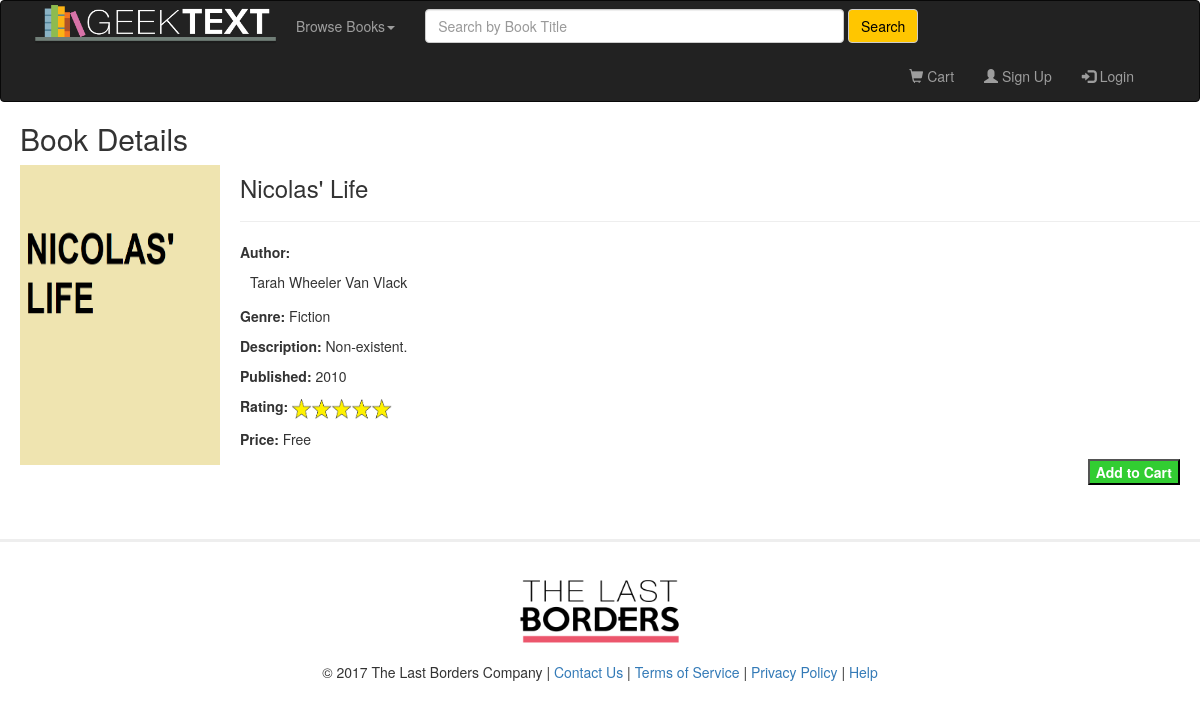
The page /book_details.php?bookid=2 on the database as committed earlier.
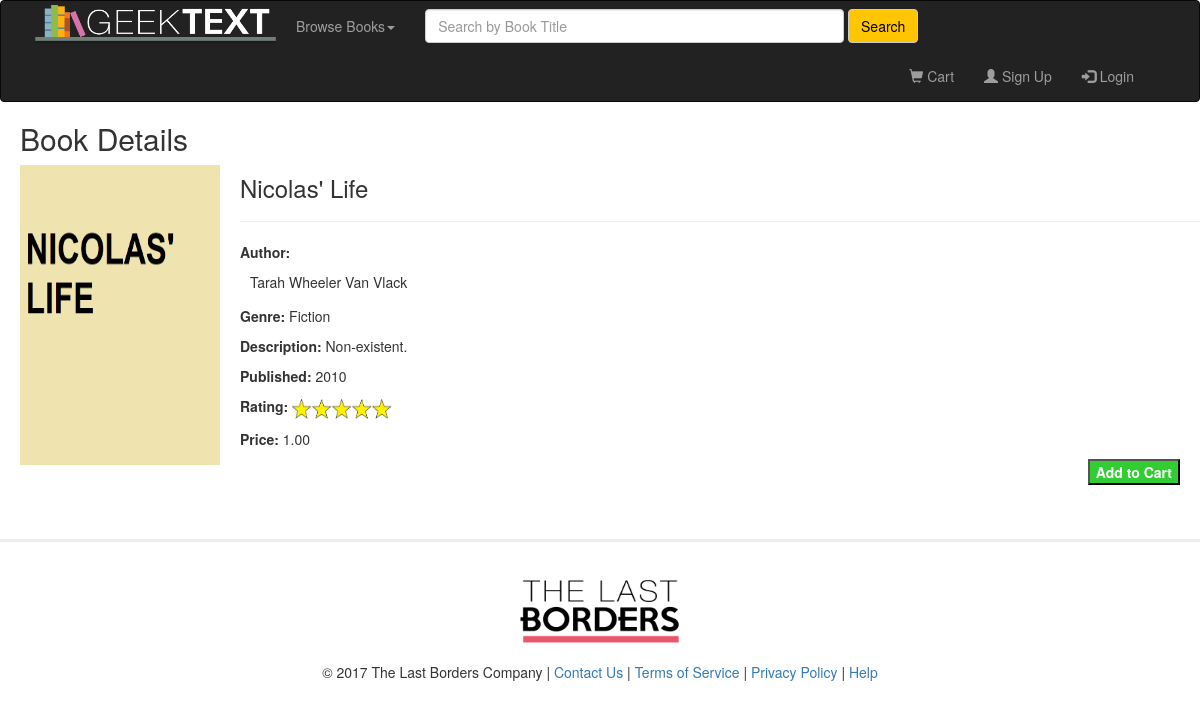
The same page on the database as committed later.
### tables this page shows
CREATE TABLE `books` (
  `id` int(11) NOT NULL,
  `title` varchar(50) NOT NULL,
  `description` varchar(750) NOT NULL,
  `genre` varchar(15) NOT NULL,
  `rating` float NOT NULL,
  `price` varchar(6) NOT NULL,
  `published_year` varchar(4) NOT NULL,
  `author` varchar(30) NOT NULL
);

### book_details.php (the view, shortened to what this page needs)
<html lang="en">
<head>
</head>
<body>
<?php
	include("header.php");
	$link = mysqli_connect("localhost", "root", "", "geek_text");
	$id = mysqli_real_escape_string($link, $_REQUEST['bookid']);
	$sql = "SELECT * FROM books WHERE id = $id";
	$result = mysqli_query($link, $sql);
	$row=mysqli_fetch_array($result);
	echo'<h2 style="margin-left: 20;">Book Details</h2>';
	echo'<p style="float: left;"><img src="images/'. $row["id"] .'.png" height="300px" width="200px" border="1px" hspace="20"></a></p>
		<h3>'. $row["title"] .'</h3>
		<hr>
		<p>
			<b>Author: </b>
			<form action="book_authors.php" method="get">
			<button style="background:none; border:none; padding:0; margin-left:10px;" type="submit" value="'. $row["author"] .'" name="author" >'. $row["author"] .'</button>
			</form>
		</p>
		<p style="margin-left: 240px"><b>Genre: </b>'. $row["genre"] .'</p>
		<p style="margin-left: 240px; margin-right:20px;"><b>Description: </b>'. $row["description"] .'</p>
		<p style="margin-left: 240px"><b>Published: </b>'. $row["published_year"] .'</p>
		<p style="margin-left: 240px"><b>Rating: </b>';
		if ( $row['rating'] <= '1' ) {
			echo'<img src="ratings/1.png" style="width:100px; height:20px;">';
		}
		elseif ($row['rating']>'1' && $row['rating']<='1.5') {
			echo'<img src="ratings/1-5.png" style="width:100px; height:20px;">';
		}
		elseif ($row['rating']>'1.5' && $row['rating']<='2') {
			echo'<img src="ratings/2.png" style="width:100px; height:20px;">';
		}
		elseif ($row['rating']>'2' && $row['rating']<='2.5') {
			echo'<img src="ratings/2-5.png" style="width:100px; height:20px;">';
		}
		elseif ($row['rating']>'2.5' && $row['rating']<='3') {
			echo'<img src="ratings/3.png" style="width:100px; height:20px;">';
		}
		elseif ($row['rating']>'3' && $row['rating']<='3.5') {
			echo'<img src="ratings/3-5.png" style="width:100px; height:20px;">';
		}
		elseif ($row['rating']>'3.5' && $row['rating']<='4') {
			echo'<img src="ratings/4.png" style="width:100px; height:20px;">';
		}
		elseif ($row['rating']>'4' && $row['rating']<='4.5') {
			echo'<img src="ratings/4-5.png" style="width:100px; height:20px;">';
		}
		elseif ($row['rating']>'4.5') {
			echo'<img src="ratings/5.png" style="width:100px; height:20px;">';
		}
		echo'</p>
		<p style="margin-left: 240px"><b>Price: </b>'. $row["price"] .'</p>
		<p style="float:right; margin-right:20px;"><button style="background-color:limegreen; color:white;"><strong>Add to Cart</strong></button></p>';
	include("footer.php");
?>
</body>
</html>

### header.php (shortened to what this page needs)
<html lang="en">
<head>
  <link rel="stylesheet" href="https://maxcdn.bootstrapcdn.com/bootstrap/3.3.7/css/bootstrap.min.css">
</head>
<body>
<nav class="navbar navbar-inverse">
  <div class="container-fluid">
    <div class="navbar-header">
      <a href="./"><img src="images/logo1.png" style="width:250px;height:45px;"></a>
      <a class="navbar-brand" style="color:chartreuse; font-size: 24;" href="./"></a>
    </div>
    <ul class="nav navbar-nav">
      <li class="dropdown"><a class="dropdown-toggle" data-toggle="dropdown" href="#">Browse Books<span class="caret"></span></a>
      </li>
    </ul>
    <form class="navbar-form navbar-left" action="book_search.php" method="get">
		<div class="form-group">
			<input type="text" class="form-control" placeholder="Search by Book Title" name="title" size="50">
		</div>
		<button style="color:black; background-color:#ffc600;" type="submit" class="btn btn-default">Search</button>
	</form>
    <ul class="nav navbar-nav navbar-right">
    <?php
				if(!isset($_SESSION['username'])){
					echo'<li><a href="./shopping_cart.php"><span class="glyphicon glyphicon-shopping-cart"></span> Cart</a></li>
						 <li><a href="./create_account.php"><span class="glyphicon glyphicon-user"></span> Sign Up</a></li>
						 <li><a href="./sign_in.php"><span class="glyphicon glyphicon-log-in"></span> Login</a></li>';
				}
    ?>
     <li style="float:right;">
        <a style="display:block; color:white; text-align:center; padding:15px 25px; text-decoration:none;" href="./shopping_cart.php"></a>
     </li>
    </ul>
  </div>
</nav>
</body>
</html>

### footer.php (shortened to what this page needs)
<html lang="en">
<head>
<link rel="stylesheet" type="text/css" href="style.css">
</head>
<body>
<br>
<br>
<br>
<hr style="border-width:3px;">
<center><img src="images/logo2.png" style="width:180px;height:100px;"></center>
<p class= "footerbottom">
	© 2017 The Last Borders Company |
	<a href="./contact.php">Contact Us</a> |
	<a href="./terms.php">Terms of Service</a> |
	<a href="./privacy.php">Privacy Policy</a> |
	<a href="./help.php">Help</a>
</p>
<br>
</body>
</html>

### style.css (style rules this page uses)
.footerbottom { text-align: center; font-size:1em; background-color: #fff; width: 100%; height:20px; }

Rows that differ between the two databases and show on the page:
changed books "Nicolas' Life": price "Free" → "1.00"
